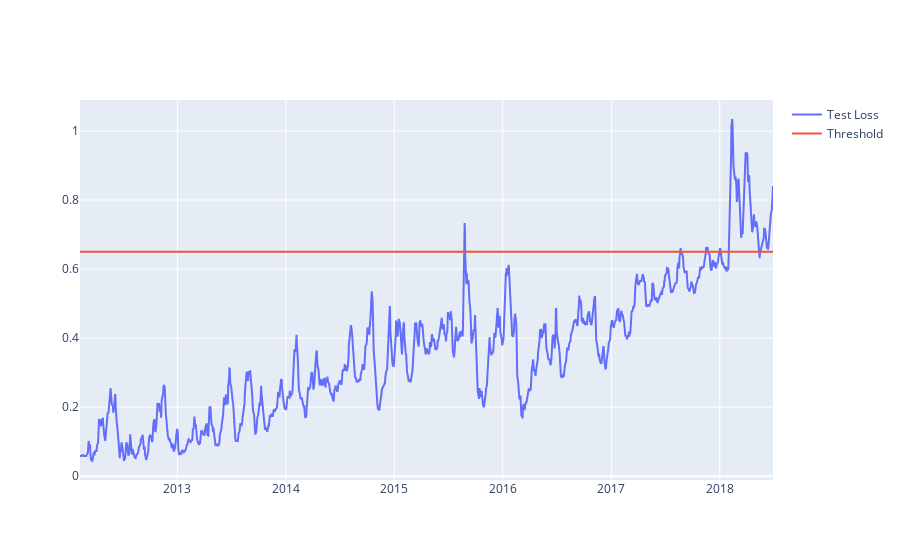

The notebook cell this image was saved under:
### Code cell
fig = go.Figure()
fig.add_trace(go.Scatter(x=test[time_steps:].date, y=test_score_df.loss,
                    mode='lines',
                    name='Test Loss'))
fig.add_trace(go.Scatter(x=test[time_steps:].date, y=test_score_df.threshold,
                    mode='lines',
                    name='Threshold'))
fig.update_layout(showlegend=True)
fig.show()

### Figure 1 — Plotly figure (JSON) as saved in the notebook; plotly's stock layout.template omitted (floating-point values rounded to 4 significant figures; data arrays with more than 128 entries replaced by an {"elided": "..."} marker saying what was removed)
{"data": [{"mode": "lines", "name": "Test Loss", "type": "scatter", "x": {"elided": "1609 str values"}, "y": {"elided": "1609 float values"}}, {"mode": "lines", "name": "Threshold", "type": "scatter", "x": {"elided": "1609 str values"}, "y": {"elided": "1609 float values"}}], "layout": {"showlegend": true}}
